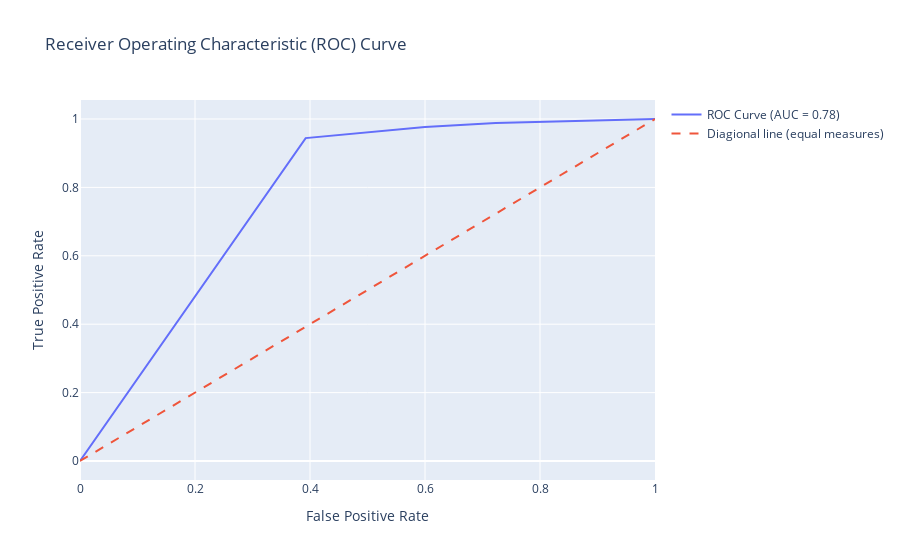

Notebook cell for this chart:
### Code cell
import plotly.graph_objects as go
from sklearn.metrics import roc_curve, roc_auc_score

# Predicted probabilities from the fitted grid search
y_pred_prob = fittedgrid.predict_proba(X_testbl)[:, 1]

# FPR, TPR and Thresholds
fpr, tpr, thresholds = roc_curve(y_testbl, y_pred_prob)

#AUC score
auc_score = roc_auc_score(y_testbl, y_pred_prob)

#ROC curve 
roc_trace = go.Scatter(
    x=fpr,
    y=tpr,
    mode='lines',
    name='ROC Curve (AUC = {:.2f})'.format(auc_score)
)

#Diagonal line trace
diagonal_trace = go.Scatter(
    x=[0, 1],
    y=[0, 1],
    mode='lines',
    name='Diagional line (equal measures)',
    line=dict(dash='dash')
)

#Layout & figure
layout = go.Layout(
    title='Receiver Operating Characteristic (ROC) Curve',
    xaxis=dict(title='False Positive Rate'),
    yaxis=dict(title='True Positive Rate'),
    showlegend=True
)

fig = go.Figure(data=[roc_trace, diagonal_trace], layout=layout)


fig.show()

### Figure 1 — Plotly figure (JSON) as saved in the notebook; plotly's stock layout.template omitted (floating-point values rounded to 4 significant figures)
{"data": [{"mode": "lines", "name": "ROC Curve (AUC = 0.78)", "type": "scatter", "x": [0, 0.3924, 0.5999, 0.723, 1], "y": [0, 0.9441, 0.9769, 0.9884, 1]}, {"line": {"dash": "dash"}, "mode": "lines", "name": "Diagional line (equal measures)", "type": "scatter", "x": [0, 1], "y": [0, 1]}], "layout": {"showlegend": true, "title": {"text": "Receiver Operating Characteristic (ROC) Curve"}, "xaxis": {"title": {"text": "False Positive Rate"}}, "yaxis": {"title": {"text": "True Positive Rate"}}}}
